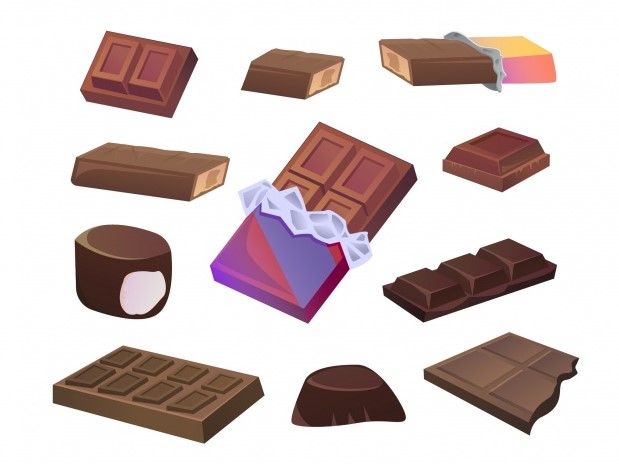
#> input picture Images/edgeDetection.jpg, 619 x 464 px, found by its file name
$ python EdgeDetection.py
#> lines starting #> are read from the running program, lines starting #| are printed output that depends on the picture; after the words box and inside, x2 and y2 are one past the last pixel; in counts of white or black regions, pixels touching at a corner belong together
import cv2
import sys

image = cv2.imread('Images\edgeDetection.jpg')
#> image is the input picture: shape (464, 619, 3); mean B, G, R 197.2, 198.1, 212.1

#converting image into grayscale

gray_image = cv2.cvtColor(image, cv2.COLOR_BGR2GRAY)
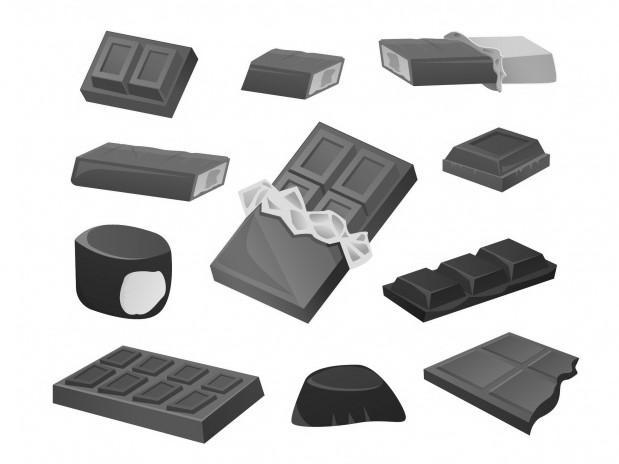
#> gray_image: shape (464, 619); min 20, max 255, mean 202.2


edges = cv2.Canny(gray_image, 30,100)
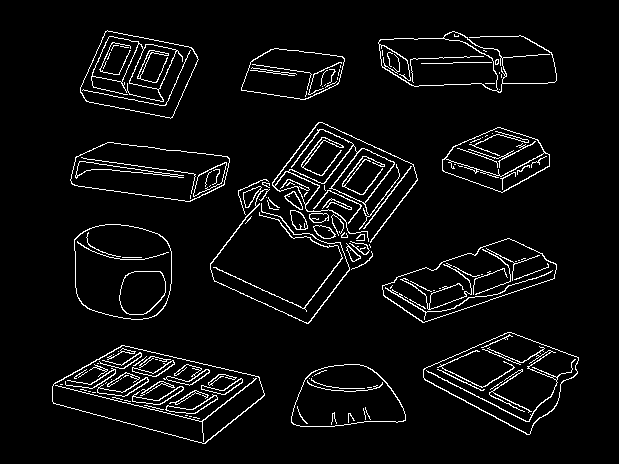
#> edges: shape (464, 619); 5.1% white in thin lines or dots, all inside (x1, y1, x2, y2) = (52, 30, 579, 444)
cv2.imshow("edged", edges)
cv2.waitKey(0)

tresh = cv2.threshold(gray_image, 255, 255,cv2.THRESH_BINARY_INV)[1]
#> tresh: shape (464, 619); every value is 255
cv2.imshow("trsh",tresh)
cv2.waitKey(0)
